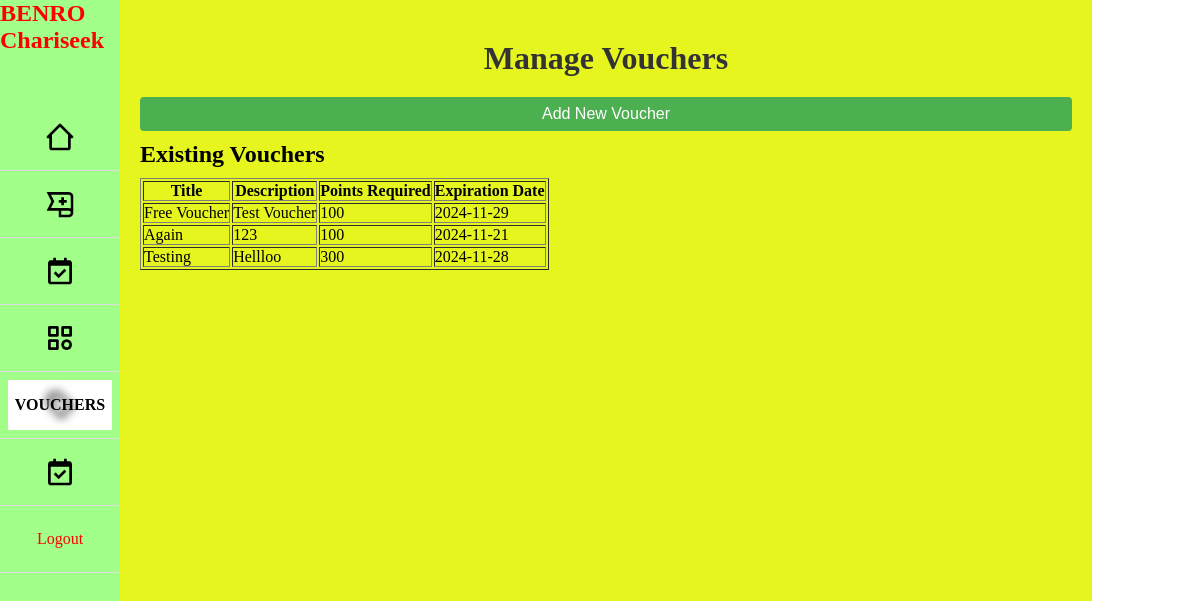
/index.php?page=voucher (signed in), run on the app's committed database.
### tables this page shows
CREATE TABLE `voucher` (
  `voucher_id` int(11) NOT NULL,
  `voucher_title` varchar(255) DEFAULT NULL,
  `description` text DEFAULT NULL,
  `points_required` int(11) NOT NULL,
  `expiration_date` date DEFAULT NULL,
  `voucher_code` varchar(255) DEFAULT NULL
);

### class/voucherclass.php (called while the page is built, shortened)
<?php
class Voucher {
    private $DB_SERVER = 'localhost';
    private $DB_USERNAME = 'root';
    private $DB_PASSWORD = '';
    private $DB_DATABASE = 'delossantosd262_chariseek';
    private $conn;
    public function __construct() {
        $this->conn = new mysqli($this->DB_SERVER, $this->DB_USERNAME, $this->DB_PASSWORD, $this->DB_DATABASE);
    }
    public function getAllVouchers() {
        $query = "SELECT * FROM voucher";
        $result = $this->conn->query($query);
        $vouchers = [];
        if ($result->num_rows > 0) {
            while ($row = $result->fetch_assoc()) {
                $vouchers[] = $row;
            }
        }
        return $vouchers;
    }
}

### navbar/voucher.php (the view, shortened to what this page needs)
<!DOCTYPE html>
<html lang="en">
<head>
</head>
<body>
    <h1>Manage Vouchers</h1>
    <button onclick="openModal()">Add New Voucher</button>
    <h2>Existing Vouchers</h2>
    <table border="1">
        <thead>
            <tr>
                <th>Title</th>
                <th>Description</th>
                <th>Points Required</th>
                <th>Expiration Date</th>
            </tr>
        </thead>
        <tbody>
            <?php
            require_once 'class/voucherclass.php';
            $voucherClass = new Voucher();
            $vouchers = $voucherClass->getAllVouchers();
            foreach ($vouchers as $voucher) {
                echo "<tr>";
                echo "<td>" . htmlspecialchars($voucher['voucher_title']) . "</td>";
                echo "<td>" . htmlspecialchars($voucher['description']) . "</td>";
                echo "<td>" . htmlspecialchars($voucher['points_required']) . "</td>";
                echo "<td>" . htmlspecialchars($voucher['expiration_date']) . "</td>";
                echo "</tr>";
            }
            ?>
        </tbody>
    </table>
</body>
</html>

### style.css (style rules this page uses)
* { margin: 0; padding: 0; box-sizing: border-box; }
h1 { text-align: center; font-size: 2em; color: #333; margin: 20px 0; }
.category-group, .form-group, button { margin-bottom: 20px; }
button { padding: 12px 20px; font-size: 1em; color: white; background-color: #28a745; border: none; border-radius: 6px; cursor: pointer; transition: background-color 0.3s ease; }
body { background: #ffffff; padding-left: 10%; }
h2 { font-size: 1.5em; margin-bottom: 10px; }
input[type="text"], button { width: 100%; padding: 8px; margin-bottom: 10px; border-radius: 4px; }
button { background-color: #4CAF50; color: white; border: none; cursor: pointer; }

### data on the page
voucher: voucher_title "Free Voucher", description "Test Voucher", points_required "100", expiration_date "2024-11-29"
voucher: voucher_title "Again", description "123", points_required "100", expiration_date "2024-11-21"
voucher: voucher_title "Testing", description "Hellloo", points_required "300", expiration_date "2024-11-28"
